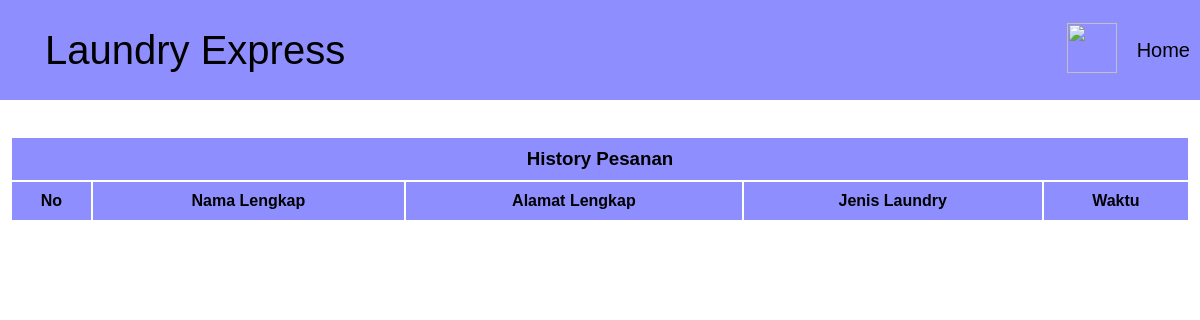
The app's page /history.php, older data.
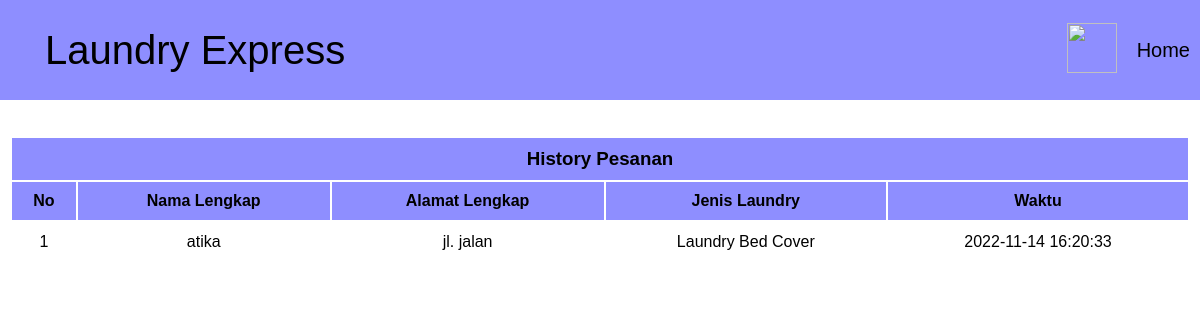
The same page, newer data.
### tables this page shows
CREATE TABLE `history` (
  `id_history` int(11) NOT NULL,
  `id` int(11) NOT NULL,
  `id_user` int(11) NOT NULL,
  `nama` varchar(64) NOT NULL,
  `alamat` varchar(64) NOT NULL,
  `jenis` varchar(64) NOT NULL,
  `waktu` datetime NOT NULL
);

### history.php (the view, shortened to what this page needs)
<?php
require "koneksi.php";
?>
<!DOCTYPE html>
<html lang="en">
<head>
    <link rel="stylesheet" href="css/styleData.css">
    <link rel="stylesheet" href="css/stylesheet.css">
</head>
<body>
    <div class="header">
        <div class="nama-header">Laundry Express</div>
        <div class="list-header">
            <ul>
                <li><button id="switch"><img src="images/night-mode.png" width="50px" height="50px"></button></li>
                <li><a href="http://localhost/Proyek-Akhir-WEB/beranda-admin.php" style="text-decoration: none;">Home</a></li>
            </ul>
        </div>
    </div>
    <br><br>
    <div class="tabel center" style="overflow-x: auto;">
        <table>
            <thead>
                <tr>
                    <th colspan="6" class="thead">
                        <h3 class="daftar">History Pesanan</h3>
                    </th>
                </tr>
                <tr>
                    <th>No</th>
                    <th nowrap>Nama Lengkap</th>
                    <th>Alamat Lengkap</th>
                    <th>Jenis Laundry</th>
                    <th>Waktu</th>
                </tr>
            </thead>
            <tbody>
                <?php
                $query = mysqli_query($db, "SELECT * FROM history" );
                $i = 1;
                while ($row = mysqli_fetch_assoc($query)) {
                ?>
                <tr>
                    <td><?= $i ?></td>
                    <td nowrap><?=$row['nama']?></td>
                    <td><?=$row['alamat']?></td>
                    <td><?=$row['jenis']?></td>
                    <td><?=$row['waktu']?></td>
                </tr>
                <?php
                $i++;
                }?>
            </tbody>
        </table>
    </div>
</body>
</html>

Row changes from the older to the newer data that the page shows:
added history: nama "atika", alamat "jl. jalan", jenis "Laundry Bed Cover", waktu "2022-11-14 16:20:33"
